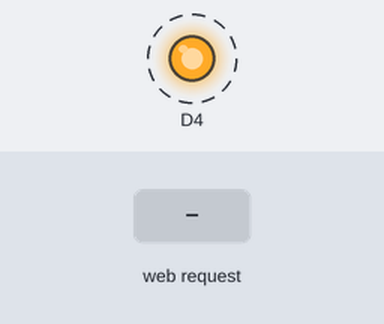
The sketch below on a simulated ESP8266 (NodeMCU). On the bench: output pins drawn as LEDs (lit = HIGH). Dashed ring = blinking. The inputs (shaded band) are chosen by the test bench. What the sketch prints to the serial monitor is not drawn.

Above: at 1.09 s.
1.3 s: HTTP request GET /SET?password=1 received
At 1.3 s:
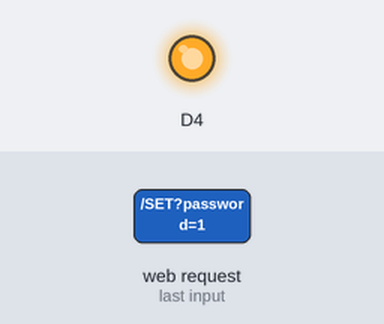
Timing chart, 0 to 10.3 s (numbered marks = the images above; inputs shaded):
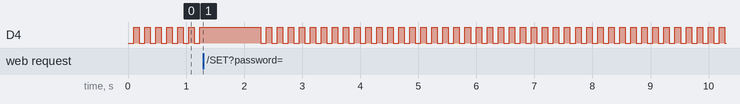

The sketch:

RF_Scanner_Multiplexer.ino
```cpp
#include <SPI.h>
#include <RCSwitch.h>
#include <RH_ASK.h>
#include<ESP8266WiFi.h>
#include<WiFiClient.h>
#include<ESP8266WebServer.h>
#include<ESP8266HTTPClient.h>

ESP8266WebServer server(80);
IPAddress local_IP(192,168,1,150);
IPAddress subnet(255,255,255,0);

RCSwitch mySwitch = RCSwitch();
String sending = "";
String ROO = "<!DOCTYPE html> <html> <head> <meta http-equiv=\"refresh\" content=\"1\"> <meta charset=\"UTF-8\"> <meta http-equiv=\"X-UA-Compatible\" content=\"IE=edge\"> <meta name=\"viewport\" content=\"width=device-width, initial-scale=1.0\"> <title>RF Hacker BabakStars</title> </head> <body style=\"background-color:rgb(142, 142, 142)\"><h2 style=\"color:white;\">Babak Stars</h2><br> ";
int j = 0, i = 0;

void setup() {
  Serial.begin(9600);
  mySwitch.enableReceive(D1);

  pinMode(D4,OUTPUT);
  digitalWrite(D4,0);

  WiFi.mode(WIFI_AP);
  WiFi.softAPConfig(local_IP,local_IP,subnet);
  WiFi.softAP("BabakStars","123456789");
  server.on("/",Root);
  server.on("/SET",SET);
  server.begin();
}

void loop() {
  server.handleClient();
  digitalWrite(D4,0);
  delay(95);
  while (mySwitch.available()) {
    i++;
    String ii = String(i);
    //Serial.print("433MHz: ");
    //Serial.println( mySwitch.getReceivedValue() );
    sending ="<a id=\"433tag"+ii+"\" href=\"#\" onclick=\"var cc = document.getElementById(this.id).text; location.replace('http://192.168.1.150/SET?password='+cc);\" style=\"background-color: red; font-size: 24px;\">"+ String(mySwitch.getReceivedValue()) + " </a><a style=\"background-color: red; font-size: 24px;\">_____ 433MHz</a> <br>";

    //server.send(200,"text/plain",sening);
    mySwitch.resetAvailable();
    ROO += sending ;
  }

  digitalWrite(D4,1);
  delay(95);
  while (mySwitch.available()) {
    j++;
    String jj = String(j);
    //Serial.print("315MHz: ");
    //Serial.println( mySwitch.getReceivedValue() );
    sending = "<a href=\"#\" id=\"mytag"+jj+"\" onclick=\"var cc = document.getElementById(this.id).text; location.replace('http://192.168.1.150/SET?password='+cc);\" style=\"background-color: yellow; font-size: 24px;\">"+ String(mySwitch.getReceivedValue()) + " </a><a style=\"background-color: yellow; font-size: 24px;\">_____ 315MHz</a> <br>";

    //.send(200,"text/plain",sening);
    mySwitch.resetAvailable();

    ROO += sending ;
  }
   ROO +=" </body>  </html>";

}

void Root() {
  server.send(200,"text/html",ROO);

}

void SET() {
  String pass = server.arg("password");
  Serial.println(pass);
  mySwitch.enableTransmit(D6);
  mySwitch.send(pass.toInt(), 24);
  delay(500);
  server.send(200,"text/html","<a href=\"http://192.168.1.150/\">Back To Home</a>");

}
```

Measured:
- by itself, D4: alternates HIGH for 0.10 s and LOW for 0.10 s
